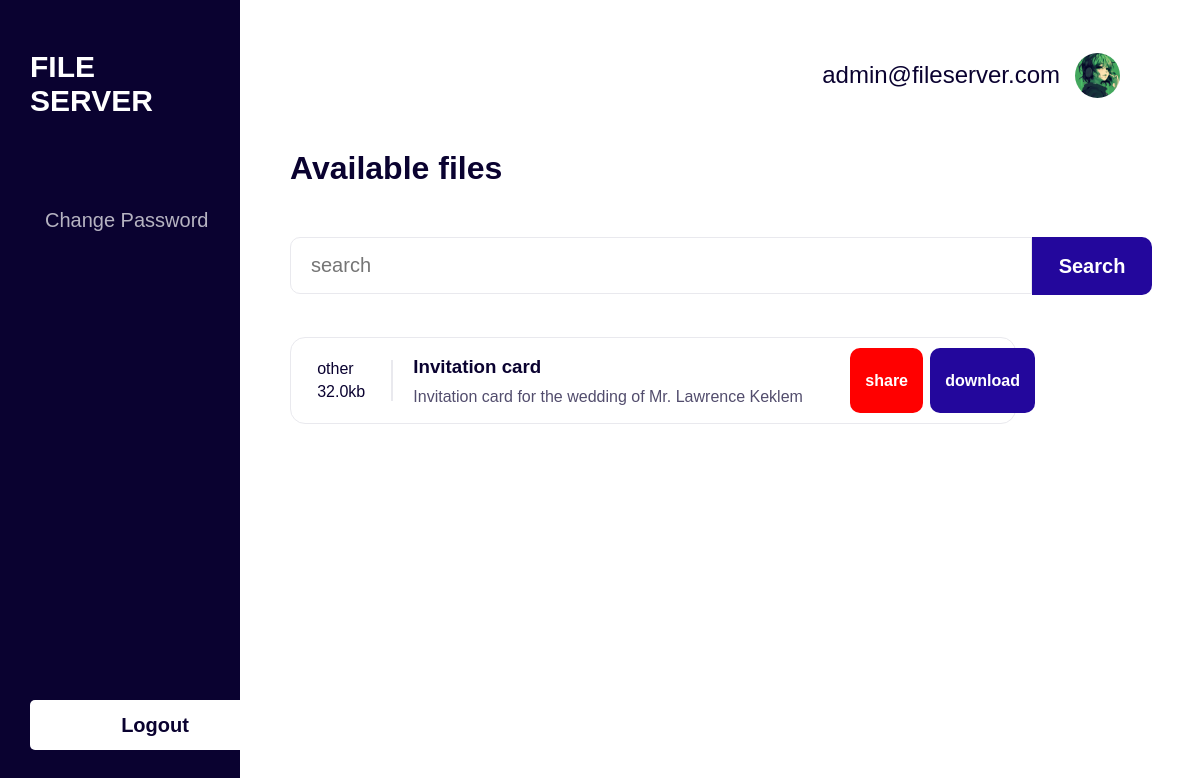
Screenshot of /feed/ (signed in) with the database file from the repository.
### userAuth/models.py (models this page shows, shortened)
class User(AbstractBaseUser, PermissionsMixin):
    email = models.EmailField(unique=True)
    name = models.CharField(max_length=150, default="")
    is_active = models.BooleanField(default=True)
    is_staff = models.BooleanField(default=False)
    date_joined = models.DateTimeField(default=timezone.now)
    last_login = models.DateTimeField(blank=True, null=True)
    is_email_verified = models.BooleanField(default=False)
    objects = CustomUserManager()
    USERNAME_FIELD = 'email'
    EMAIL_FIELD = 'email'
    REQUIRED_FIELDS = []
    class Meta:
        verbose_name = 'User'
        verbose_name_plural = 'Users'
        ordering = ['-date_joined']
    groups = models.ManyToManyField(
        'auth.Group',
        related_name='auth_users',
        blank=True,
        verbose_name='groups',
        help_text='The groups this user belongs to. A user will get all permissions granted to each of their groups.',
    )
    user_permissions = models.ManyToManyField(
        'auth.Permission',
        related_name='auth_users',
        blank=True,
        verbose_name='user permissions',
        help_text='Specific permissions for this user.',
        related_query_name='user',
    )

### fileManager/models.py (models this page shows, shortened)
class File(models.Model):
    id = models.AutoField(primary_key=True)
    title = models.CharField(max_length=255, blank=False)
    description = models.TextField(blank=True)
    file = models.FileField(upload_to='', default='')
    date = models.DateTimeField(auto_now_add=True)
    file_type = models.CharField(max_length=50, blank=True)
    downloads_count = models.IntegerField(default=0)
    emailed_count = models.IntegerField(default=0)
    objects = FileManager()
    class Meta:
        ordering = ["-date"]

### fileManager/views.py (the view)
# urls.py: path('feed/', views.files_page, name='feed'),
@login_required
def files_page(request):
    user = request.user
    if request.method == 'POST':
        query = request.POST.get('query')
        files = File.objects.search(query)
        if not files:
            files = []
        return render(request, 'files.html', {'user': request.user, 'files': files, 'query': query})
    else:
        files = File.objects.all()
        return render(request, 'files.html', {'user': user, 'files': files})

### fileManager/templates/files.html (shortened to what this page needs)
<!DOCTYPE html>
<html lang="en">
<head>
    {% load static %}
    <link rel="stylesheet" href="{% static 'css/filestyle.css' %}">
</head>
<body>
    <div class="container">
        <div class="aside">
            <h1>File Server</h1>
            <div class="actionables">
                <a href="/reset_password">change password</a>
            </div>
            <form method="post" action="{% url 'logout' %}">
                <button type="submit">Logout</button>
            </form>
        </div>
        <div class="content">
            <div class="profile">
                <p class="email">{{ user.email }}</p>
                <img src="{% static 'images/profile.png' %}" alt="">
            </div>
            <h1>Available files</h1>
            <div class="searchbar">
                <form method="post" action="{% url 'feed' %}">
                    <input type="text" placeholder="search" name="query" value="{{query}}">
                    <button type="submit">Search</button>
                </form>
            </div>
            {% if files|length > 0%}
                <div class="files">
                    {% for file in files %}
                        <div class="file">
                            <div class="thumbnail">
                                <div class="thumb">
                                    <p>{{file.file_type}}</p>
                                    <p>32.0kb</p>
                                </div>
                            </div>
                            <div class="item">
                                <h3>{{ file.title }}</</h3>
                                <p>{{ file.description }}</p>
                            </div>
                            <div class="action">
                                <a href="email/{{file.pk}}" id="share">share</a>
                                <a href="download/{{file.pk}}" id="download">download</a>
                            </div>
                        </div>
                    {% endfor %}
                </div>
            {% else %}
                <p>No files found</p>
            {% endif %}
        </div>
    </div>
</body>
</html>

### static/css/filestyle.css (style rules this page uses)
html { height: 100vh; }
body { margin: 0; padding: 0; display: flex; align-items: center; justify-content: center; height: 100vh; width: 100vw; font-family: Arial, Helvetica, sans-serif; background-color: #0a0230; }
h1,h2,h3,h4, p { margin: 0; }
.container { display: flex; width: 100%; height: 100%; }
.container .aside { display: flex; flex-direction: column; width: calc(20% - 60px); color: white; height: calc(100% - 100px); justify-content: space-between; align-items: flex-start; padding: 50px 30px; gap: 80px; left: 0; }
.container .content { background-color: white; width: calc(80% - 100px); height: fit-content; min-height: calc(100% - 100px); display: flex; flex-direction: column; align-items: flex-start; justify-content: flex-start; padding: 50px; color: #0a0230; }
.container .aside h1 { font-size: 30px; text-transform: uppercase; font-weight: bold; }
.container .aside a { font-size: 20px; opacity: 0.7; text-transform: capitalize; color: white; text-decoration: none; border-radius: 20px; margin-bottom: 80px; }
.container .aside .actionables { height: 60%; display: flex; flex-direction: column; justify-content: flex-start; }
.container .aside form button { height: 50px; width: 250px; outline: none; border: none; color: #0a0230; background-color: white; font-size: 20px; font-weight: bold; border-radius: 5px; }
.content { display: flex; flex-direction: column; gap: 50px; }
.content .profile { width: calc(100% - 60px); height: 50px; display: flex; align-items: center; justify-content: flex-end; padding: 0 30px; gap: 15px; }
.profile img { width: 45px; height: 45px; border-radius: 50%; }
.profile p { font-size: 24px; color: #0a0230; }
.content .files { display: flex; flex-direction: column; width: calc(90% - 50px); align-items: flex-start; gap: 15px; }
.files .file { display: flex; width: 100%; min-height: 60px; border-radius: 15px; border: 1px solid rgb(233, 233, 238); align-items: center; justify-content: space-between; padding: 10px 0; background-color: white; }
.files .file .thumbnail { height: 100%; width: 15%; border-right: 2px solid rgb(233, 233, 238); display: flex; align-items: center; justify-content: center; }
.file .thumbnail .thumb { display: flex; flex-direction: column; gap: 5px; }
.files .file .item { display: flex; flex-direction: column; align-items: flex-start; justify-content: center; height: 100%; width: 65%; border-right: 2px solid rgb(233, 233, 238); padding: 0 20px; }
.file .item p { font-size: 16px; font-weight: lighter; opacity: 0.7; margin-top: 10px; }
.files .file .action { display: flex; align-items: center; justify-content: center; gap: 5%; width: 20%; }
.files .file .action a { text-decoration: none; width: 100px; height: 45px; background-color: #23079c; color: white; display: flex; align-items: center; justify-content: center; font-weight: bold; border-radius: 10px; }
#share { background-color: red; }
.searchbar { display: flex; align-items: center; justify-content: center; }
.searchbar form { height: 50px; display: flex; }
.searchbar form input { width: 700px; height: 35px; font-size: 20px; border-radius: 10px; border: 1px solid rgb(233, 233, 238); outline: none; padding: 10px 20px; border-top-right-radius: 0; border-bottom-right-radius: 0; }
.searchbar form button { width: 120px; background-color: #23079c; color: white; font-size: 20px; font-weight: bold; border-top-right-radius: 10px; border-bottom-right-radius: 10px; height: 58px; outline: none; border: none; }
a { text-decoration: none; padding: 10px 15px; width: 100%; }

### rows the page displays
User: email "admin@fileserver.com"
File: file_type "other", title "Invitation card", description "Invitation card for the wedding of Mr. Lawrence Keklem"
